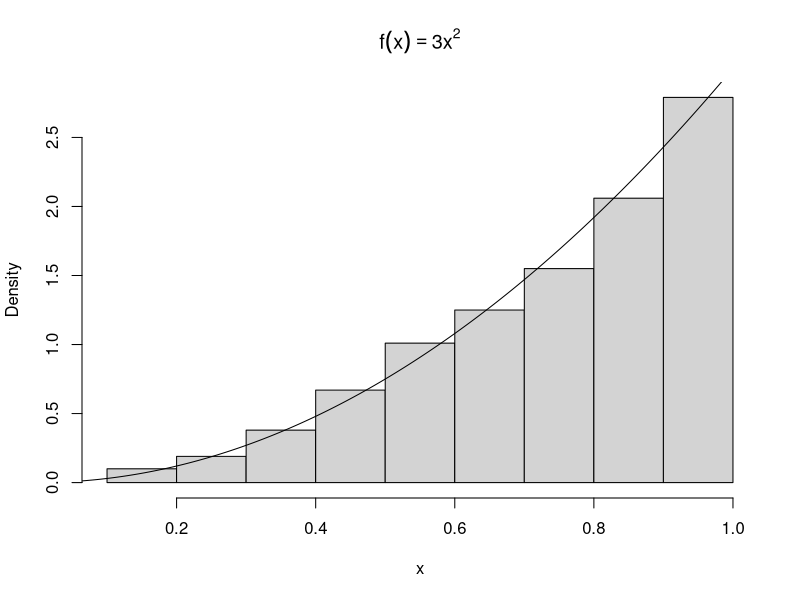

Generate this figure with R:
# 设置工作路径
setwd("D:\\softwares\\applied statistics\\rcodelearning\\chap11\\sourcecode")
# 样本量
samplesize <- 1000
# 01均匀分布随机数
u <- runif(samplesize)
# 逆变换法生成特定分布
x <- u^(1 / 3)
y <- seq(0, 1, length = 1000)
# 开始绘图
dev.new()
# 保存文件
pdf("../codeimage/code1.pdf")
# 绘制该随机变量的直方图
hist(
    x, # 样本
    prob = TRUE, # 密度直方图
    main = expression(f(x) == 3 * x^2)
)
lines(y, 3 * y^2)
# 关闭图形
dev.off()
# 关闭文件
dev.off()
# 保存工作空间
save.image("R1.RData")
